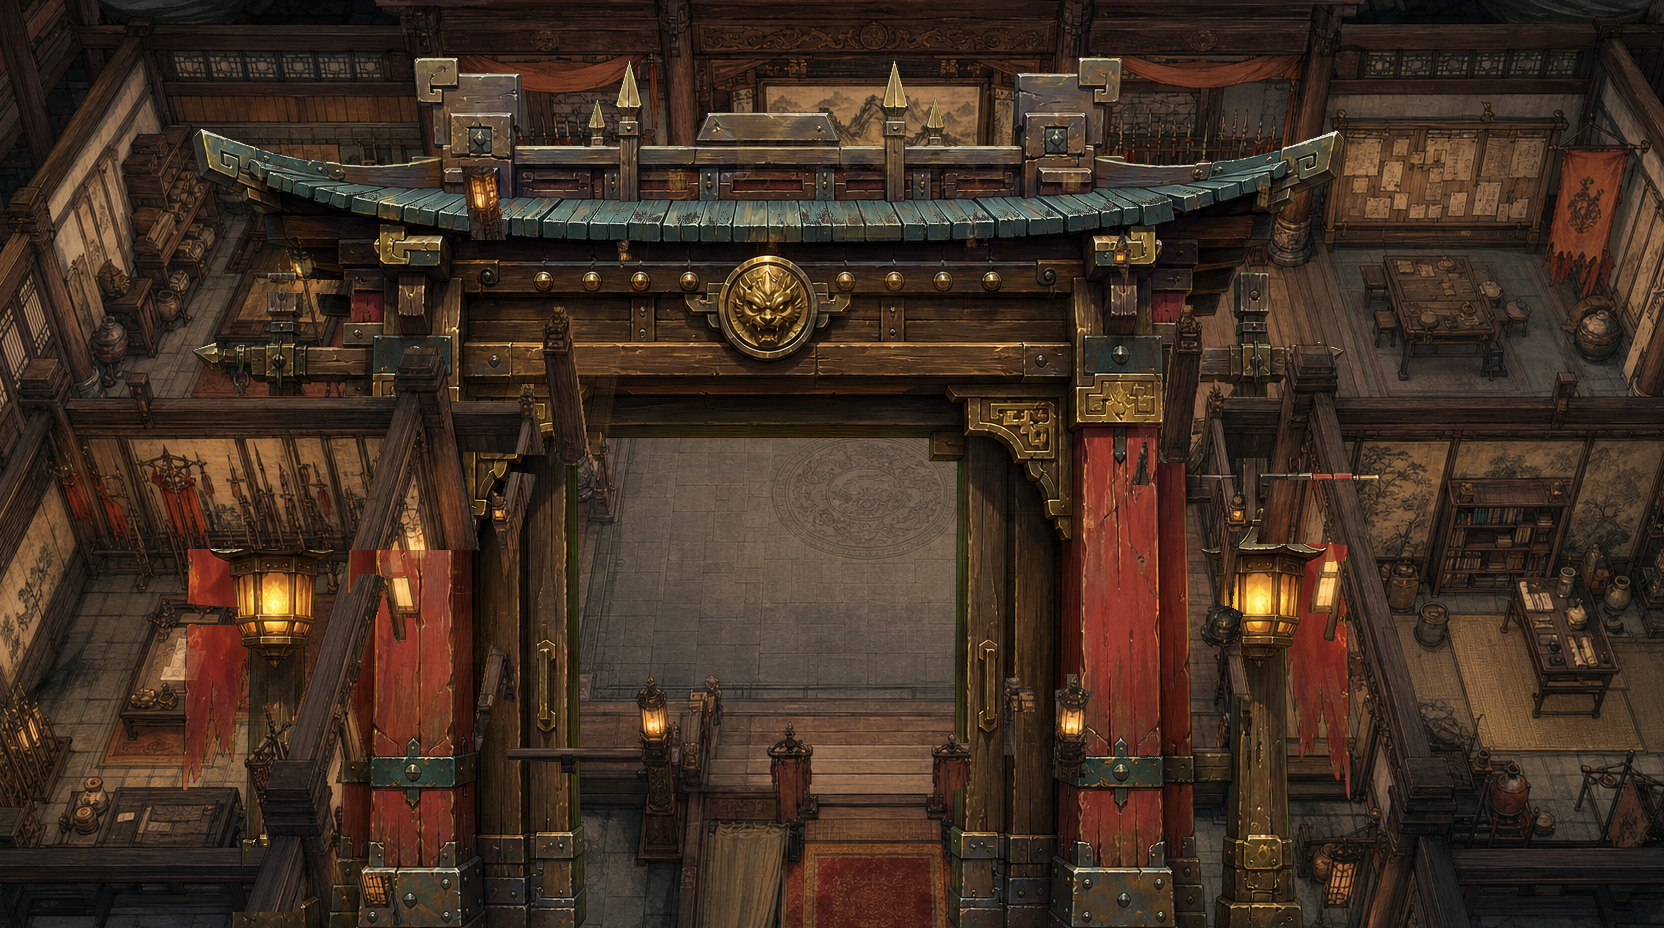

The image is a tile-based game level rendered from a .tmx file. Its description and source (layers, tilesets, objects; grid data summarised) follow:
An orthogonal 104x58 tile map with 16x16 px tiles, 1 tile layer (background), 2 tilesets, 4 image layers and 85 objects (5x prop, agent-roster, library-shelf, bounty-board, main-seat, ...).

<map version="1.10" tiledversion="1.12.2" orientation="orthogonal" renderorder="right-down" width="104" height="58" tilewidth="16" tileheight="16" infinite="0" nextlayerid="15" nextobjectid="95">
 <properties>
  <property name="description" value="聚义厅 v3 - modular layer hall scene" />
  <property name="maxZoom" type="float" value="3.3" />
  <property name="minZoom" type="float" value="1" />
 </properties>
 <tileset firstgid="1" name="liangshan-hall-base-clean-v3" tilewidth="16" tileheight="16" tilecount="6032" columns="104">
  <image source="images/liangshan-hall-base-clean-v3.png" width="1664" height="928" />
 </tileset>
 <tileset firstgid="6033" name="hall-props" tilewidth="16" tileheight="16" tilecount="5" columns="5">
  <tile id="0">
   <image source="images/props/liangshan-hall-prop-main-seat-cropped.png" width="109" height="93" />
  </tile>
  <tile id="1">
   <image source="images/props/liangshan-hall-prop-agent-roster-cropped.png" width="117" height="136" />
  </tile>
  <tile id="2">
   <image source="images/props/liangshan-hall-prop-bounty-board-cropped.png" width="172" height="124" />
  </tile>
  <tile id="3">
   <image source="images/props/liangshan-hall-prop-library-shelf-cropped.png" width="123" height="141" />
  </tile>
  <tile id="4">
   <image source="images/props/liangshan-hall-prop-roster-book-cropped.png" width="179" height="192" />
  </tile>
 </tileset>
 <layer id="1" name="background" width="104" height="58">
  <data>[6032 cells, 6032 non-empty, 6032 distinct tile ids]</data>
 </layer>
 <imagelayer id="3" name="mid-occluders">
  <image source="images/liangshan-hall-mid-occluders-v3.png" width="1664" height="928" />
 </imagelayer>
 <imagelayer id="9" name="prop-gate">
  <image source="images/props/liangshan-hall-prop-gate-v2.png" />
 </imagelayer>
 <imagelayer id="10" name="foreground-occluders">
  <image source="images/liangshan-hall-foreground-occluders-v3.png" width="1664" height="928" />
 </imagelayer>
 <imagelayer id="11" name="lighting-overlay" opacity="0.85" tintcolor="#ffd8a0">
  <image source="images/liangshan-hall-lighting-overlay-v3.png" width="1664" height="928" />
 </imagelayer>
 <objectgroup id="12" name="collision">
  <object id="10" x="597" y="487">
   <polygon points="0,0 -7,30 16,31 21,-2" />
  </object>
  <object id="11" x="1126" y="488">
   <polygon points="0,0 3,30 29,32 25,0" />
  </object>
  <object id="12" x="1159" y="502">
   <polygon points="0,0 31,1 28,-29 -5,-33" />
  </object>
  <object id="13" x="552" y="502">
   <polygon points="0,0 34,0 43,-31 6,-35" />
  </object>
  <object id="14" x="521" y="633">
   <polygon points="0,0 32,-153 16,-157 -21,-1" />
  </object>
  <object id="15" x="442" y="597">
   <polygon points="0,0 38,3 49,-43 4,-43" />
  </object>
  <object id="16" x="514" y="704">
   <polygon points="0,0 -9,68 -31,67 -19,-5" />
  </object>
  <object id="17" x="487" y="804">
   <polygon points="0,0 150,4 149,53 191,53 188,135 210,135 219,20 315,23 315,-10 217,-10 230,-92 198,-96 195,-27 -7,-29" />
  </object>
  <object id="18" x="412" y="667">
   <polygon points="0,0 3,-19 -17,-19 -18,-1" />
  </object>
  <object id="19" x="361" y="767">
   <polygon points="0,0 -40,173 -69,171 -20,-5" />
  </object>
  <object id="20" x="288" y="936">
   <polygon points="0,0 -291,3 -291,-24 9,-22" />
  </object>
  <object id="21" x="16" y="906">
   <polygon points="0,0 54,-161 -19,-168 -19,1" />
  </object>
  <object id="22" x="18" y="732">
   <polygon points="0,0 65,-142 331,-141 339,-158 425,-150 427,-177 57,-182 -22,-5" />
  </object>
  <object id="23" x="549" y="472">
   <polygon points="0,0 -553,-11 -553,-28 3,-17" />
  </object>
  <object id="24" x="38" y="440">
   <polygon points="0,0 60,-45 122,-90 189,-225 214,-223 195,-167 339,-166 351,-207 330,-223 333,-230 599,-221 578,-122 585,-111 609,-109 628,-246 137,-263 -22,2" />
  </object>
  <object id="25" x="668" y="252">
   <polygon points="0,0 3,45 33,40 38,67 72,71 73,100 109,100 110,62 83,61 84,37 47,40 58,-37 58,-62 4,-63" />
  </object>
  <object id="26" x="969" y="309">
   <polygon points="0,0 -3,41 34,41 31,13 73,7 70,-13 121,-15 118,-122 52,-115 60,-17 22,-19 22,0" />
  </object>
  <object id="27" x="731" y="207">
   <polygon points="0,0 23,0 23,19 52,18 55,2 228,4 228,13 260,13 260,-6 286,-4 286,-18 1,-17" />
  </object>
  <object id="28" x="998" y="230">
   <polygon points="0,0 6,44 -34,47 -36,2" />
  </object>
  <object id="29" x="788" y="232">
   <polygon points="0,0 -2,41 -42,43 -38,-2" />
  </object>
  <object id="30" x="1103" y="335">
   <polygon points="0,0 -11,-154 206,-149 214,-80 152,-65 139,-98 163,-109 162,-128 21,-115 4,-115 21,-6" />
  </object>
  <object id="31" x="928" y="794">
   <polygon points="0,0 -3,27 92,25 101,141 129,141 119,69 172,68 165,11 283,9 283,26 317,30 315,-104 287,-98 295,-11 121,-14 119,-80 85,-80 88,-13" />
  </object>
  <object id="32" x="1214" y="613">
   <polygon points="0,0 -23,-149 451,-155 451,-137 -4,-133 11,-2" />
  </object>
  <object id="33" x="1298" y="563">
   <polygon points="0,0 -6,32 -41,40 -56,13 -52,0 -50,-14 368,-13 365,78 309,71 294,31 132,30 116,43 146,53 151,80 120,81 117,61 97,47 81,24 69,-4" />
  </object>
  <object id="34" x="1313" y="657">
   <polygon points="0,0 4,11 24,11 25,-16 0,-16" />
  </object>
  <object id="35" x="1357" y="739">
   <polygon points="0,0 3,56 27,165 -8,176 -3,199 309,199 308,169 103,170 94,106 188,103 199,79 173,71 160,32 66,30 52,-27" />
  </object>
  <object id="36" x="1603" y="837">
   <polygon points="0,0 0,25 58,28 59,-51" />
  </object>
  <object id="37" x="1572" y="816">
   <polygon points="0,0 24,-15 28,-42 8,-44" />
  </object>
  <object id="38" x="1327" y="247">
   <polygon points="0,0 253,1 256,46 236,74 251,111 291,119 300,151 334,159 327,-51 -10,-30" />
  </object>
  <object id="39" x="481" y="268">
   <polygon points="0,0 28,10 31,-23 -51,-41 -56,-11" />
  </object>
  <object id="40" x="353" y="845">
   <polygon points="0,0 58,-3 59,30 -7,30" />
  </object>
  <object id="41" x="157" y="625">
   <polygon points="0,0 80,4 40,111 -36,111" />
  </object>
  <object id="42" x="55" y="871">
   <polygon points="0,0 13,-60 203,-42 182,7" />
  </object>
  <object id="43" x="224" y="373">
   <polygon points="0,0 31,-82 128,-77 98,5" />
  </object>
  <object id="44" x="820" y="222">
   <polygon points="0,0 0,41 105,42 107,-6" />
  </object>
  <object id="45" x="1363" y="286">
   <polygon points="0,0 6,55 33,58 33,87 142,96 139,55 166,50 163,28 140,20 141,8 129,-8" />
  </object>
  <object id="46" x="1497" y="626">
   <polygon points="0,0 29,91 106,88 76,-12" />
  </object>
  <object id="47" x="1297" y="838">
   <polygon points="0,0 8,44 66,37 54,-4" />
  </object>
 </objectgroup>
 <objectgroup id="13" name="mask">
  <object id="48" x="233" y="350">
   <polygon points="0,0 -18,-3 8,-73 120,-70 120,-56 20,-59" />
  </object>
  </objectgroup>
 <objectgroup id="14" name="hotspots">
  <!-- 10 objects omitted --></objectgroup>
</map>
<!-- 46 of 85 objects omitted -->
